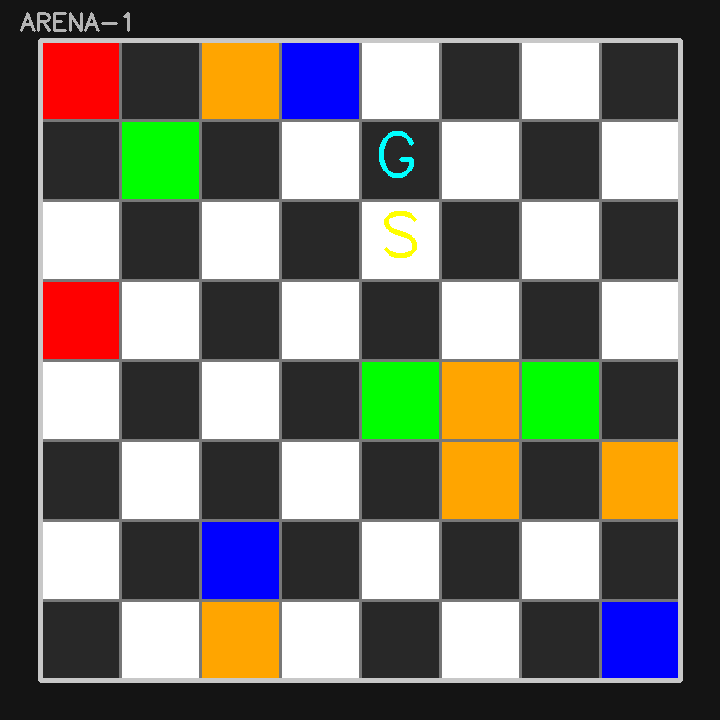
#> input picture Task1/Task1A/Test_images/arena_1.png, 720 x 720 px; its folder holds only this picture in this run
$ python -i script.py   (imports and definitions only)
#> lines starting #> are read from the running program, lines starting #| are printed output that depends on the picture; after the words box and inside, x2 and y2 are one past the last pixel; in counts of white or black regions, pixels touching at a corner belong together
#!/usr/bin/env python3
import cv2
import numpy as np


def analyze_arena(input_image):

    # ==========================================
    # LOAD IMAGE
    # ==========================================

#> called with input_image = '../Test_images/arena_1.png'
    image = cv2.imread(input_image)
#> image is the input picture: shape (720, 720, 3); mean B, G, R 103.2, 113, 114.8

    if image is None:

        print("Error loading image.")
        return {}

    # ==========================================
    # INITIALIZE OUTPUT
    # ==========================================

    result = {

        "arena_size": None,
        "start": None,
        "goal": None,
        "special_cells": {}

    }
    # ==========================================
    # WRITE YOUR LOGIC BELOW
    # ==========================================


    img_src = None
    for var_name in ['image_path', 'image', 'input_image', 'img', 'frame']:
        if var_name in locals() or var_name in globals():
            val = locals().get(var_name, globals().get(var_name))
            if isinstance(val, str):
                img_src = cv2.imread(val)
                break
            elif isinstance(val, np.ndarray):
                img_src = val.copy()
                break

    if img_src is not None:
        H, W = img_src.shape[:2]
#> H = 720; W = 720
        gray = cv2.cvtColor(img_src, cv2.COLOR_BGR2GRAY)
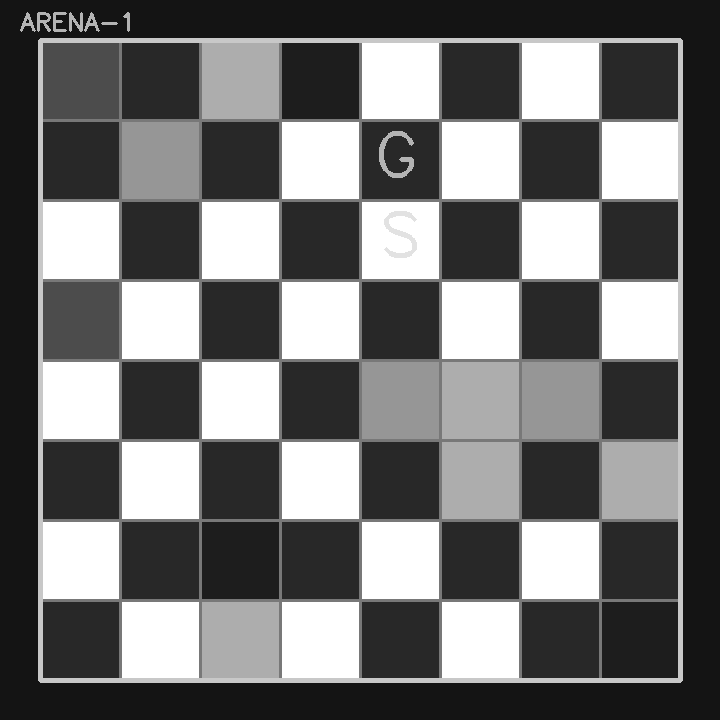
#> gray: shape (720, 720); min 20, max 255, mean 112.4


        edges = cv2.Canny(gray, 50, 150)
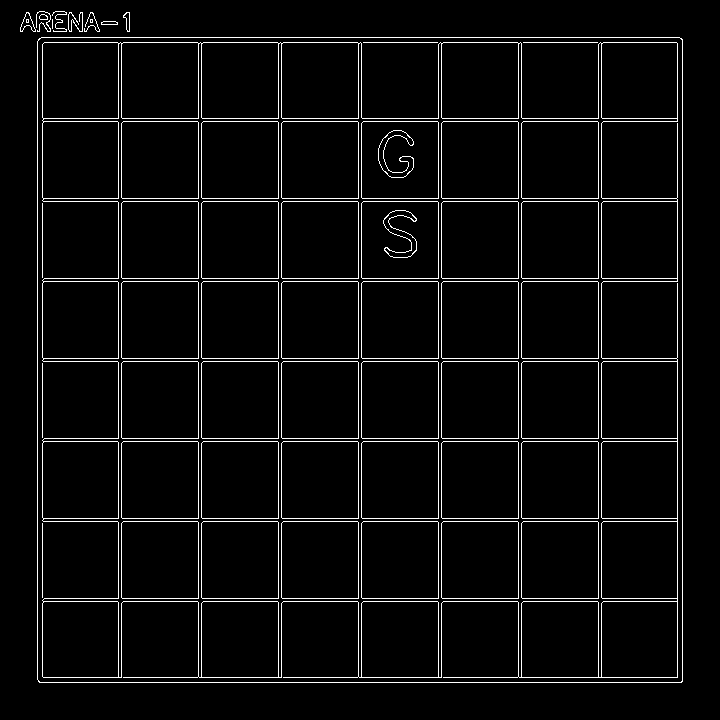
#> edges: shape (720, 720); 4.4% white in thin lines or dots, all inside (x1, y1, x2, y2) = (20, 11, 683, 683)
        contours, _ = cv2.findContours(edges, cv2.RETR_LIST, cv2.CHAIN_APPROX_SIMPLE)
#> contours = 120 contours, 14 with area under 20; largest, box (x1, y1, x2, y2) and area: (37, 37, 683, 683) 416012, (37, 37, 683, 683) 416006, (42, 42, 678, 678) 344668, (42, 42, 678, 678) 239663, (521, 521, 599, 599) 5926

        cell_boxes = []
        for c in contours:
            x, y, w, h = cv2.boundingRect(c)

            if 10 < w < W * 0.5 and 10 < h < H * 0.5:
                aspect_ratio = float(w) / h
                if 0.85 <= aspect_ratio <= 1.15:
                    cell_boxes.append((x, y, w, h))
#> this loop made 120 passes
#> (x, y, w, h, aspect_ratio) on passes 1, 2, 3, 4, 5, 7, 8, 9, 10, 11, 12, 13: (601, 601, 77, 77, 1), (521, 601, 78, 77, 1.01), (361, 601, 78, 77, 1.01), (201, 601, 78, 77, 1.01), (42, 601, 77, 77, 1), (601, 521, 77, 78, 0.987), (521, 521, 78, 78, 1), (441, 521, 78, 78, 1), (361, 521, 78, 78, 1), (281, 521, 78, 78, 1), (201, 521, 78, 78, 1), (121, 521, 78, 78, 1)
#> (c, x, y, w, h) on passes 6, 34: ([[42, 523], [42, 597]], 42, 523, 1, 75), ([[42, 363], [42, 437]], 42, 363, 1, 75)
#> after the loop, cell_boxes = 90 items, first 6: (601, 601, 77, 77), (521, 601, 78, 77), (361, 601, 78, 77), (201, 601, 78, 77), (42, 601, 77, 77), (601, 521, 77, 78)

        if len(cell_boxes) > 0:

            grid_x1 = min([box[0] for box in cell_boxes])
#> grid_x1 = 42
            grid_y1 = min([box[1] for box in cell_boxes])
#> grid_y1 = 42
            grid_x2 = max([box[0] + box[2] for box in cell_boxes])
#> grid_x2 = 678
            grid_y2 = max([box[1] + box[3] for box in cell_boxes])
#> grid_y2 = 678
            grid_w = grid_x2 - grid_x1
#> grid_w = 636
            grid_h = grid_y2 - grid_y1
#> grid_h = 636


            widths = [box[2] for box in cell_boxes]
#> widths = 90 values, max 78 at index 1, min 77 at index 0, mean 77.88
            median_w = np.median(widths)
#> median_w = 78
            estimated_size = grid_w / median_w
#> estimated_size = 8.15
            arena_size = min([6, 8, 10, 12], key=lambda x: abs(x - estimated_size))
#> arena_size = 8
        else:

            grid_x1, grid_y1, grid_w, grid_h = 0, 0, W, H
            arena_size = 10

        result["arena_size"] = arena_size
        cell_w = grid_w / arena_size
#> cell_w = 79.5
        cell_h = grid_h / arena_size
#> cell_h = 79.5


        hsv_image = cv2.cvtColor(img_src, cv2.COLOR_BGR2HSV)
#> hsv_image: shape (720, 720, 3); mean H, S, V 7.3, 38.1, 132.4

        color_masks = {
            "DANGER": [(np.array([0, 40, 40]), np.array([10, 255, 255])),
                       (np.array([170, 40, 40]), np.array([180, 255, 255]))],
            "SLOW":   [(np.array([11, 40, 40]), np.array([25, 255, 255]))],
            "START":  [(np.array([26, 40, 40]), np.array([35, 255, 255]))],
            "SAFE":   [(np.array([36, 40, 40]), np.array([85, 255, 255]))],
            "GOAL":   [(np.array([86, 40, 40]), np.array([105, 255, 255]))],
            "REFUEL": [(np.array([106, 40, 40]), np.array([140, 255, 255]))]
        }

        result["special_cells"] = {}
        result["start"] = None
        result["goal"] = None


        for row_idx in range(arena_size):
            for col_idx in range(arena_size):


                x1 = int(grid_x1 + col_idx * cell_w)
                x2 = int(grid_x1 + (col_idx + 1) * cell_w)
                y1 = int(grid_y1 + row_idx * cell_h)
                y2 = int(grid_y1 + (row_idx + 1) * cell_h)

                cw = x2 - x1
                ch = y2 - y1


                roi_hsv = hsv_image[int(y1 + ch * 0.2):int(y2 - ch * 0.2), int(x1 + cw * 0.2):int(x2 - cw * 0.2)]

                if roi_hsv.size == 0:
                    continue

                roi_area = roi_hsv.shape[0] * roi_hsv.shape[1]

                col_letter = chr(ord('A') + col_idx)
                row_number = str(arena_size - row_idx)
                coordinate = f"{col_letter}{row_number}"

                best_color = None
                max_count = 0


                for color_name, masks in color_masks.items():
                    count = 0
                    for lower, upper in masks:
                        mask = cv2.inRange(roi_hsv, lower, upper)
                        count += cv2.countNonZero(mask)
                    if count > max_count:
                        max_count = count
                        best_color = color_name


                if max_count > max(12, int(roi_area * 0.02)):
                    if best_color == "START":
                        result["start"] = coordinate
                    elif best_color == "GOAL":
                        result["goal"] = coordinate
                    else:
                        result["special_cells"][coordinate] = best_color
#> mask: shape (48, 48); every value is 255
#> roi_hsv: shape (48, 48, 3); mean H, S, V 120, 255, 255
#> after the loop, result = 4 items
    '''
    Steps you may follow:

    1. Detect arena size
    2. Divide arena into grid cells
    3. Convert image to HSV
    4. Detect START cell
    5. Detect GOAL cell
    6. Detect special colored cells
    7. Map cells to arena coordinates
    8. Store outputs in result dictionary

    Color Meaning
    Red : Danger Zone
    Green : Safe Zone
    Blue : Refuel Station
    Orange : Slow Terrain
    Yellow : Start Position
    Cyan : Goal Position
    '''
    # Example:

    # result["arena_size"] = 8
    # result["start"] = "A1"
    # result["goal"] = "H8"

    # result["special_cells"]["B2"] = "DANGER"
    # result["special_cells"]["D5"] = "SAFE"

    # ==========================================
    # SORT SPECIAL CELLS
    # ==========================================

    sorted_cells = dict(

        sorted(

            result["special_cells"].items(),

            key=lambda item: (

                item[0][0],
                int(item[0][1:])

            )
        )
    )
#> sorted_cells = 13 items

    result["special_cells"] = sorted_cells

    # ==========================================
    # RETURN FINAL OUTPUT
    # ==========================================

    return result

>>> result = analyze_arena('../Test_images/arena_1.png')
#> result = 4 items
